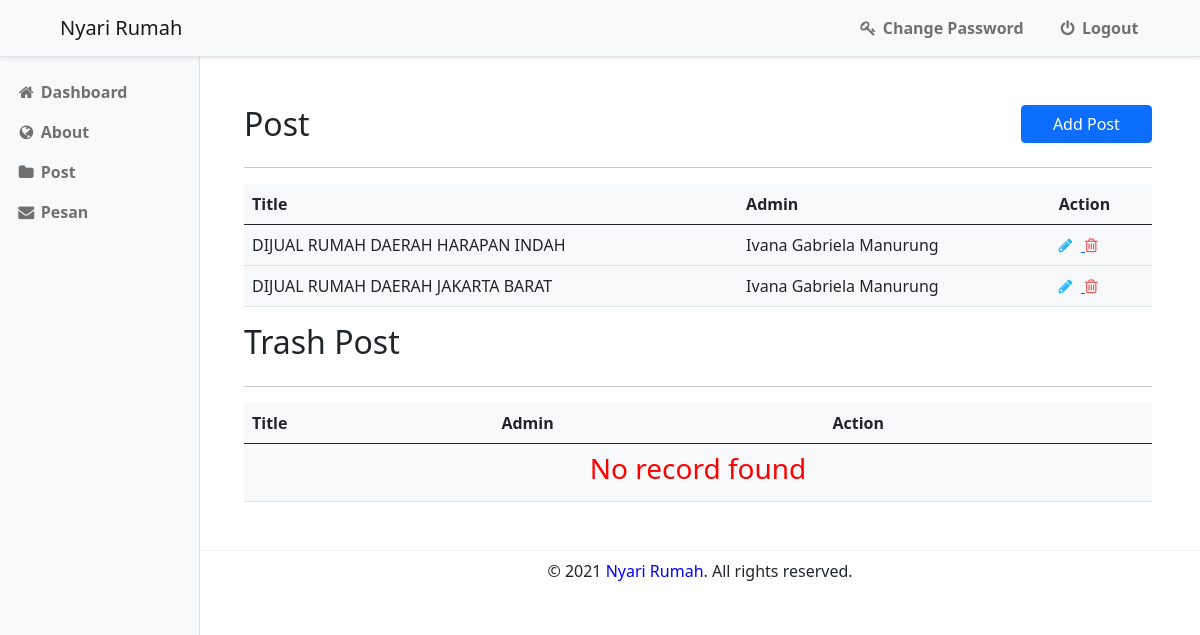
The page /admin/post.php (signed in) on the database its author committed.
### tables this page shows
CREATE TABLE `post` (
  `id` int(11) NOT NULL,
  `title` varchar(255) NOT NULL,
  `luas_tanah` int(11) NOT NULL,
  `luas_bangunan` int(11) NOT NULL,
  `description` text NOT NULL,
  `price` double NOT NULL,
  `url` text NOT NULL,
  `PostingDate` timestamp NOT NULL DEFAULT current_timestamp(),
  `UpdateDate` timestamp NULL DEFAULT NULL ON UPDATE current_timestamp(),
  `Is_Active` int(1) NOT NULL,
  `admin` varchar(255) NOT NULL,
  `location` varchar(255) NOT NULL,
  `img1` varchar(255) NOT NULL,
  `img2` varchar(255) NOT NULL,
  `img3` varchar(255) NOT NULL,
  `img4` varchar(255) NOT NULL,
  `img5` varchar(255) NOT NULL,
  `img6` varchar(255) NOT NULL,
  `img7` varchar(255) NOT NULL,
  `img8` varchar(255) NOT NULL,
  `img9` varchar(255) NOT NULL,
  `img10` varchar(255) NOT NULL
);

### admin/post.php (the view, shortened to what this page needs)
<?php
include("../assets/includes/auth1.php");
?>
<!DOCTYPE html>
<html lang="en">
    <head>
        <link rel="stylesheet" href="../assets/css/style.css">
        <link href="https://cdnjs.cloudflare.com/ajax/libs/font-awesome/4.7.0/css/font-awesome.min.css" rel="stylesheet">
        <link href="https://cdn.jsdelivr.net/npm/bootstrap@5.0.0-beta1/dist/css/bootstrap.min.css" rel="stylesheet">
    </head>
    <body>
        <?php include("../assets/includes/header-admin.php"); ?>
        <?php include("../assets/includes/sidebar-admin.php"); ?>
        <section class="container-fluid">
            <div class="col-md-9 ms-sm-auto col-lg-10 px-md-4 kanan">
                <div class="container-fluid mb-5 pt-5">
                    <div class="row">
                        <div class="col">
                            <h2>Post</h2>
                        </div>
                        <div class="col-md-2 col-4">
                            <a class="btn btn-primary" style="width: 100%;" href="add-post">Add Post</a>
                        </div>
                    </div>
                    <hr>
                    <div class="row">
                        <div class="col-sm-12">
                            <div class="card-box">
                                <div class="table-responsive">
                                    <table class="table table-colored table-centered table-inverse m-0 bg-light">
                                        <thead>
                                            <tr>
                                                <th>Title</th>
                                                <th>Admin</th>
                                                <th>Action</th>
                                            </tr>
                                        </thead>
                                        <tbody>
                                            <?php
                                                $query=mysqli_query($kon,"SELECT id as id, admin as admin, title as title FROM post WHERE post.Is_Active=1");
                                                $rowcount=mysqli_num_rows($query);
                                                if($rowcount==0){
                                            ?>
                                            <tr>
                                                <td colspan = "3" align="center"><h3 style="color:red">No record found</h3></td>
                                            </tr>
                                            <?php
                                                } else {
                                                    while($row = mysqli_fetch_array($query))
                                                {
                                            ?>
                                            <tr>
                                                <td><?php echo htmlentities($row['title']);?></td>
                                                <td><?php echo htmlentities($row['admin']);?></td>
                                                <td><a href="edit-post?id=<?php echo htmlentities($row['id']);?>"><i class="fa fa-pencil" style="color: #29b6f6;"></i></a>
                                                    &nbsp;<a href="post?id=<?php echo htmlentities($row['id']);?>&&action=del" onclick="return confirm('Do you reaaly want to delete?')"> <i class="fa fa-trash-o" style="color: #f05050"></i></a> </td>
                                            </tr>
                                            <?php } }?>
                                        </tbody>
                                    </table>
                                </div>
                            </div>
                        </div>
                    </div>
                    <div class="row mt-3">
                        <div class="col">
                            <h2>Trash Post</h2>
                        </div>
                    </div>
                    <hr>
                    <div class="row">
                        <div class="col-sm-12">
                            <div class="card-box">
                                <div class="table-responsive">
                                    <table class="table table-colored table-centered table-inverse m-0 bg-light">
                                        <thead>
                                            <tr>
                                                <th>Title</th>
                                                <th>Admin</th>
                                                <th>Action</th>
                                            </tr>
                                        </thead>
                                        <tbody>
                                            <?php
                                                $query=mysqli_query($kon,"SELECT id as id, admin as admin, title as title FROM post WHERE post.Is_Active=0");
                                                $rowcount=mysqli_num_rows($query);
                                                if($rowcount==0){
                                            ?>
                                            <tr>
                                                <td colspan = "3" align="center"><h3 style="color:red">No record found</h3></td>
                                            </tr>
                                            <?php
                                                } else {
                                                    while($row = mysqli_fetch_array($query))
                                                {
                                            ?>
                                            <tr>
                                                <td><?php echo htmlentities($row['title']);?></td>
                                                <td><?php echo htmlentities($row['admin']);?></td>
                                                <td><a href="post?rid=<?php echo htmlentities($row['id']);?>&&action=restore" onclick="return confirm('Do you really want to restore?')"> <i class="fa fa-pencil" style="color: #29b6f6;" title="Restore this Post"></i></a>
                                                    &nbsp;<a href="post?presid=<?php echo htmlentities($row['id']);?>&&action=perdel" onclick="return confirm('Do you reaaly want to delete?')"> <i class="fa fa-trash-o" style="color: #f05050" title="Permanently delete this post"></i></a> </td>
                                            </tr>
                                            <?php } }?>
                                        </tbody>
                                    </table>
                                </div>
                            </div>
                        </div>
                    </div>
                </div>
            </div>
        </section>
        <?php include("../assets/includes/footer-admin.php"); ?>
    </body>
</html>

### assets/css/style.css (style rules this page uses)
html, body { scroll-behavior: smooth; }

### rows shown on the page
post: title "DIJUAL RUMAH DAERAH HARAPAN INDAH", admin "Ivana Gabriela Manurung"
post: title "DIJUAL RUMAH DAERAH JAKARTA BARAT", admin "Ivana Gabriela Manurung"
